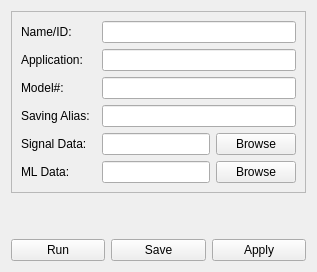
      <widget class="QWidget" name="tab">
       <property name="maximumSize">
        <size>
         <width>545</width>
         <height>372</height>
        </size>
       </property>
       <attribute name="title">
        <string>General</string>
       </attribute>
       <layout class="QVBoxLayout" name="verticalLayout_3">
        <item>
         <widget class="QFrame" name="frame_5">
          <property name="frameShape">
           <enum>QFrame::StyledPanel</enum>
          </property>
          <property name="frameShadow">
           <enum>QFrame::Raised</enum>
          </property>
          <layout class="QVBoxLayout" name="verticalLayout_2">
           <item>
            <layout class="QHBoxLayout" name="horizontalLayout_12">
             <item>
              <widget class="QLabel" name="label_9">
               <property name="sizePolicy">
                <sizepolicy hsizetype="Maximum" vsizetype="Preferred">
                 <horstretch>0</horstretch>
                 <verstretch>0</verstretch>
                </sizepolicy>
               </property>
               <property name="maximumSize">
                <size>
                 <width>75</width>
                 <height>16777215</height>
                </size>
               </property>
               <property name="text">
                <string>Name/ID:</string>
               </property>
              </widget>
             </item>
             <item>
              <widget class="QLineEdit" name="inputName">
               <property name="sizePolicy">
                <sizepolicy hsizetype="Preferred" vsizetype="Fixed">
                 <horstretch>0</horstretch>
                 <verstretch>0</verstretch>
                </sizepolicy>
               </property>
              </widget>
             </item>
            </layout>
           </item>
           <item>
            <layout class="QHBoxLayout" name="horizontalLayout_13">
             <item>
              <widget class="QLabel" name="label_10">
               <property name="sizePolicy">
                <sizepolicy hsizetype="Maximum" vsizetype="Preferred">
                 <horstretch>0</horstretch>
                 <verstretch>0</verstretch>
                </sizepolicy>
               </property>
               <property name="maximumSize">
                <size>
                 <width>75</width>
                 <height>16777215</height>
                </size>
               </property>
               <property name="text">
                <string>Application:</string>
               </property>
              </widget>
             </item>
             <item>
              <widget class="QLineEdit" name="inputApplication">
               <property name="sizePolicy">
                <sizepolicy hsizetype="Preferred" vsizetype="Fixed">
                 <horstretch>0</horstretch>
                 <verstretch>0</verstretch>
                </sizepolicy>
               </property>
              </widget>
             </item>
            </layout>
           </item>
           <item>
            <layout class="QHBoxLayout" name="horizontalLayout_14">
             <item>
              <widget class="QLabel" name="label_11">
               <property name="sizePolicy">
                <sizepolicy hsizetype="Maximum" vsizetype="Preferred">
                 <horstretch>0</horstretch>
                 <verstretch>0</verstretch>
                </sizepolicy>
               </property>
               <property name="maximumSize">
                <size>
                 <width>75</width>
                 <height>16777215</height>
                </size>
               </property>
               <property name="text">
                <string>Model#:</string>
               </property>
              </widget>
             </item>
             <item>
              <widget class="QLineEdit" name="inputModelnum">
               <property name="sizePolicy">
                <sizepolicy hsizetype="Preferred" vsizetype="Fixed">
                 <horstretch>0</horstretch>
                 <verstretch>0</verstretch>
                </sizepolicy>
               </property>
              </widget>
             </item>
            </layout>
           </item>
           <item>
            <layout class="QHBoxLayout" name="horizontalLayout_15">
             <item>
              <widget class="QLabel" name="label_12">
               <property name="sizePolicy">
                <sizepolicy hsizetype="Maximum" vsizetype="Preferred">
                 <horstretch>0</horstretch>
                 <verstretch>0</verstretch>
                </sizepolicy>
               </property>
               <property name="maximumSize">
                <size>
                 <width>75</width>
                 <height>16777215</height>
                </size>
               </property>
               <property name="text">
                <string>Saving Alias:</string>
               </property>
              </widget>
             </item>
             <item>
              <widget class="QLineEdit" name="inputSavingalias">
               <property name="sizePolicy">
                <sizepolicy hsizetype="Preferred" vsizetype="Fixed">
                 <horstretch>0</horstretch>
                 <verstretch>0</verstretch>
                </sizepolicy>
               </property>
              </widget>
             </item>
            </layout>
           </item>
           <item>
            <layout class="QHBoxLayout" name="horizontalLayout_3">
             <item>
              <widget class="QLabel" name="label_32">
               <property name="sizePolicy">
                <sizepolicy hsizetype="Maximum" vsizetype="Preferred">
                 <horstretch>0</horstretch>
                 <verstretch>0</verstretch>
                </sizepolicy>
               </property>
               <property name="minimumSize">
                <size>
                 <width>75</width>
                 <height>0</height>
                </size>
               </property>
               <property name="maximumSize">
                <size>
                 <width>75</width>
                 <height>16777215</height>
                </size>
               </property>
               <property name="text">
                <string>Signal Data:</string>
               </property>
              </widget>
             </item>
             <item>
              <widget class="QLineEdit" name="inputFile"/>
             </item>
             <item>
              <widget class="QPushButton" name="pushBrowse">
               <property name="sizePolicy">
                <sizepolicy hsizetype="Preferred" vsizetype="Fixed">
                 <horstretch>0</horstretch>
                 <verstretch>0</verstretch>
                </sizepolicy>
               </property>
               <property name="text">
                <string>Browse</string>
               </property>
              </widget>
             </item>
            </layout>
           </item>
           <item>
            <layout class="QHBoxLayout" name="horizontalLayout_30">
             <item>
              <widget class="QLabel" name="label_33">
               <property name="sizePolicy">
                <sizepolicy hsizetype="Maximum" vsizetype="Preferred">
                 <horstretch>0</horstretch>
                 <verstretch>0</verstretch>
                </sizepolicy>
               </property>
               <property name="minimumSize">
                <size>
                 <width>75</width>
                 <height>0</height>
                </size>
               </property>
               <property name="maximumSize">
                <size>
                 <width>75</width>
                 <height>16777215</height>
                </size>
               </property>
               <property name="text">
                <string>ML Data:</string>
               </property>
              </widget>
             </item>
             <item>
              <widget class="QLineEdit" name="mlData">
               <property name="sizePolicy">
                <sizepolicy hsizetype="Expanding" vsizetype="Fixed">
                 <horstretch>0</horstretch>
                 <verstretch>0</verstretch>
                </sizepolicy>
               </property>
              </widget>
             </item>
             <item>
              <widget class="QPushButton" name="pushBrowse_2">
               <property name="sizePolicy">
                <sizepolicy hsizetype="Preferred" vsizetype="Fixed">
                 <horstretch>0</horstretch>
                 <verstretch>0</verstretch>
                </sizepolicy>
               </property>
               <property name="text">
                <string>Browse</string>
               </property>
              </widget>
             </item>
            </layout>
           </item>
          </layout>
         </widget>
        </item>
        <item>
         <spacer name="verticalSpacer_2">
          <property name="orientation">
           <enum>Qt::Vertical</enum>
          </property>
          <property name="sizeHint" stdset="0">
           <size>
            <width>20</width>
            <height>40</height>
           </size>
          </property>
         </spacer>
        </item>
        <item>
         <layout class="QHBoxLayout" name="horizontalLayout">
          <item>
           <widget class="QPushButton" name="pushRun">
            <property name="text">
             <string>Run</string>
            </property>
           </widget>
          </item>
          <item>
           <widget class="QPushButton" name="saveBttn">
            <property name="text">
             <string>Save</string>
            </property>
           </widget>
          </item>
          <item>
           <widget class="QPushButton" name="pushApply">
            <property name="text">
             <string>Apply</string>
            </property>
           </widget>
          </item>
         </layout>
        </item>
       </layout>
      </widget>
